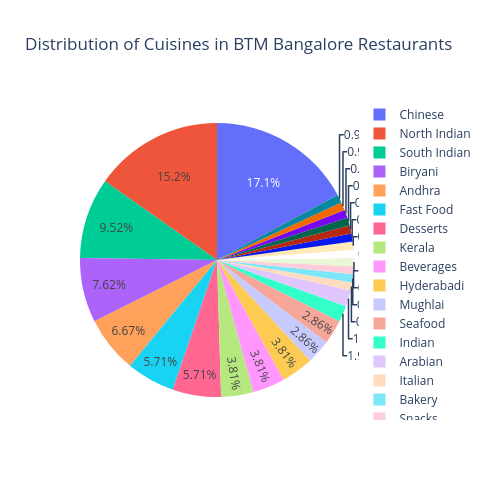

The notebook cell saved with this chart:
### Markdown cell above
**Insight** : Chinese (18) and North Indian (16) dominate BTM's cuisine mix by a wide margin, together accounting for over half of all listings. South Indian (10) and Biryani (8) form a clear second tier, while the remaining 20+ cuisines are long-tail — mostly 1-4 restaurants each — showing BTM's menu diversity is real but shallow, concentrated almost entirely in a handful of mainstream cuisines.

### Code cell
fig= px.pie(
    data_frame=df_Cuisine_BTM,
    names=df_Cuisine_BTM["Cuisine"],
    values=df_Cuisine_BTM["Count"],
    title="Distribution of Cuisines in BTM Bangalore Restaurants", height=500,width=500
)


fig.show()

### Figure 1 — Plotly figure (JSON) as saved in the notebook; plotly's stock layout.template omitted (floating-point values rounded to 4 significant figures)
{"data": [{"domain": {"x": [0, 1], "y": [0, 1]}, "hovertemplate": "Cuisine=%{label}<br>Count=%{value}<extra></extra>", "labels": ["Fast Food", "North Indian", "Chinese", "Italian", "South Indian", "Desserts", "Kerala", "Andhra", "Beverages", "Mughlai", "Seafood", "Bakery", "Hyderabadi", "Indian", "Biryani", "Snacks", "Sweets", "Chaat", "Arabian", "Thai", "Tandoor", "Punjabi", "Healthy Food", "Chettinad", "Middle Eastern", "Grill"], "legendgroup": "", "name": "", "showlegend": true, "type": "pie", "values": [6, 16, 18, 1, 10, 6, 4, 7, 4, 3, 3, 1, 4, 2, 8, 1, 1, 1, 2, 1, 1, 1, 1, 1, 1, 1]}], "layout": {"height": 500, "legend": {"tracegroupgap": 0}, "title": {"text": "Distribution of Cuisines in BTM Bangalore Restaurants"}, "width": 500}}
